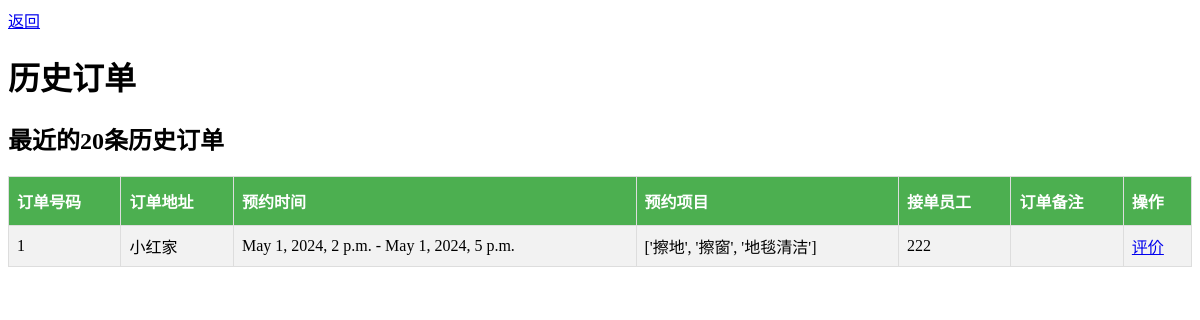
The page /customer/?page=history_order (signed in) on the database its author committed.
### core/models.py (models this page shows)
class Order(models.Model):
    STATUS_CHOICES = (
        (0, '等待接单'),
        (1, '服务中'),
        (2, '订单完成'),
    )
    id = models.AutoField(primary_key=True)
    status = models.IntegerField(choices=STATUS_CHOICES, default=0)
    address = models.TextField()
    services = models.TextField()
    customer = models.ForeignKey(User, on_delete=models.CASCADE, related_name='customer_orders')
    phone = models.CharField(max_length=11)
    worker = models.ForeignKey(User, on_delete=models.SET_NULL, null=True, related_name='worker_orders')
    remark = models.TextField()
    start_time = models.DateTimeField()
    end_time = models.DateTimeField(null=True)

### customer/views.py (the view)
# urls.py: path("customer/", customer_request, name='customer'),
@login_required
def customer_request(request):
    if Group.objects.get(user=request.user).name != "customer":
        return HttpResponse("Permission denied")
    if request.method == 'POST':
        return _handle_customer_post(request)
    elif request.method == 'GET':
        return _handle_customer_get(request)
    return render(request, "customer/index.html")

### customer/views.py (called while the page is built)
def _handle_customer_get(request):
    page = request.GET.get("page")
    if page:
        if page == "new_order":
            return render(request, "customer/new_order.html", {'services': Service.objects.all()})
        elif page == "current_order":
            return render(request, "customer/current_order.html", {"order": _get_current_order(request)})
        elif page == "history_order":
            return render(request, "customer/history_order.html", {"orders": _get_history_order(request)})
        elif page == "review_order":
            return _review_order_page(request)
    return render(request, "customer/index.html")

def _get_history_order(request) -> list[Order] | None:
    orders = request.user.customer_orders.filter(status=2).order_by('-id')[:20]
    return orders if orders else None

### templates/customer/history_order.html (shortened to what this page needs)
{% load static %}
<html lang="en">
<head>
    <link rel="stylesheet" href="{% static 'style.css' %}">
</head>
<body>
<a href="./">返回</a>
<h1>历史订单</h1>
{% if orders|length == 0 %}
    <h2>没有订单</h2>
{% else %}
    <h2>最近的20条历史订单</h2>
        <table>
            <tr>
                <th>订单号码</th>
                <th>订单地址</th>
                <th>预约时间</th>
                <th>预约项目</th>
                <th>接单员工</th>
                <th>订单备注</th>
                <th>操作</th>
            </tr>
            {% for order in orders %}
                <tr>
                    <td>{{ order.id }}</td>
                    <td>{{ order.address }}</td>
                    <td>{{ order.start_time }} - {{ order.end_time }}</td>
                    <td>{{ order.services }}</td>
                    <td>{{ order.worker }}</td>
                    <td>{{ order.description }}</td>
                    <td>
                        <a href="./?page=review_order_page&order_id={{ order.id }}&next=./?page=history_order_page">评价</a>
                    </td>
                </tr>
            {% endfor %}
        </table>
{% endif %}
</body>
</html>

### static/style.css (style rules this page uses)
table { width: 100%; border-collapse: collapse; }
th, td { border: 1px solid #ddd; padding: 8px; }
tr:nth-child(even) { background-color: #f2f2f2; }
th { padding-top: 12px; padding-bottom: 12px; text-align: left; background-color: #4CAF50; color: white; }

### rows shown on the page
Order: id "1", address "小红家", start_time "May 1, 2024, 2 p.m.", end_time "May 1, 2024, 5 p.m.", services "['擦地', '擦窗', '地毯清洁']", worker "222"
